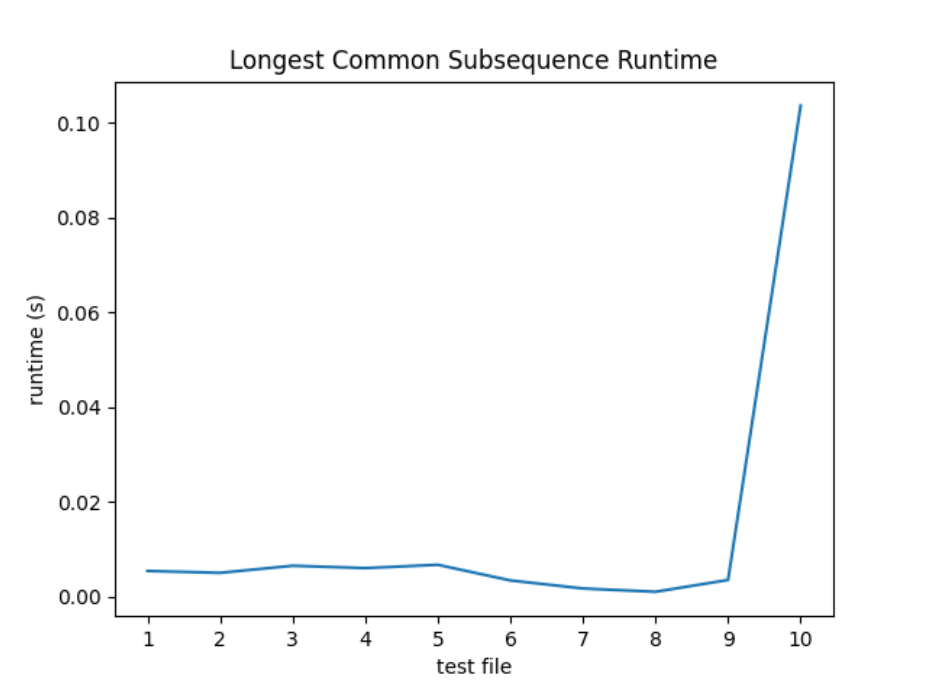

The Python source for this figure:
import matplotlib.pyplot as plt

x = [1,2,3,4,5,6,7,8,9,10]
y = [0.0054,0.0050,0.0065,0.0060,0.0067,0.0034,0.0017,0.0010, 0.0035, 0.1036]
plt.plot(x, y)
plt.xlabel('test file')
plt.ylabel('runtime (s)')
plt.title('Longest Common Subsequence Runtime')
plt.xticks(x)
plt.show()
